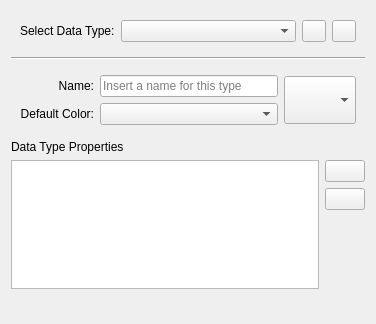
<?xml version="1.0" encoding="UTF-8"?>
<ui version="4.0">
 <class>DataTypePage</class>
 <widget class="QWidget" name="DataTypePage">
  <property name="geometry">
   <rect>
    <x>0</x>
    <y>0</y>
    <width>376</width>
    <height>324</height>
   </rect>
  </property>
  <layout class="QVBoxLayout" name="verticalLayout">
   <item>
    <widget class="QWidget" name="widget_2" native="true">
     <property name="sizePolicy">
      <sizepolicy hsizetype="Preferred" vsizetype="Fixed">
       <horstretch>0</horstretch>
       <verstretch>0</verstretch>
      </sizepolicy>
     </property>
     <layout class="QGridLayout" name="gridLayout">
      <item row="0" column="0">
       <widget class="QLabel" name="label">
        <property name="text">
         <string>Select Data Type:</string>
        </property>
       </widget>
      </item>
      <item row="0" column="1">
       <widget class="KComboBox" name="typeSelector">
        <property name="sizePolicy">
         <sizepolicy hsizetype="MinimumExpanding" vsizetype="Fixed">
          <horstretch>0</horstretch>
          <verstretch>0</verstretch>
         </sizepolicy>
        </property>
       </widget>
      </item>
      <item row="0" column="3">
       <widget class="QPushButton" name="deleteType">
        <property name="sizePolicy">
         <sizepolicy hsizetype="Minimum" vsizetype="Fixed">
          <horstretch>0</horstretch>
          <verstretch>0</verstretch>
         </sizepolicy>
        </property>
        <property name="maximumSize">
         <size>
          <width>24</width>
          <height>24</height>
         </size>
        </property>
        <property name="toolTip">
         <string>Remove selected data type.</string>
        </property>
        <property name="text">
         <string/>
        </property>
       </widget>
      </item>
      <item row="0" column="2">
       <widget class="QPushButton" name="addType">
        <property name="sizePolicy">
         <sizepolicy hsizetype="Fixed" vsizetype="Fixed">
          <horstretch>0</horstretch>
          <verstretch>0</verstretch>
         </sizepolicy>
        </property>
        <property name="maximumSize">
         <size>
          <width>24</width>
          <height>24</height>
         </size>
        </property>
        <property name="baseSize">
         <size>
          <width>0</width>
          <height>16</height>
         </size>
        </property>
        <property name="toolTip">
         <string>Add new data type.</string>
        </property>
       </widget>
      </item>
     </layout>
    </widget>
   </item>
   <item>
    <widget class="Line" name="line_2">
     <property name="orientation">
      <enum>Qt::Horizontal</enum>
     </property>
    </widget>
   </item>
   <item>
    <widget class="QWidget" name="horizontalWidget" native="true">
     <property name="minimumSize">
      <size>
       <width>0</width>
       <height>0</height>
      </size>
     </property>
     <layout class="QHBoxLayout" name="horizontalLayout">
      <item>
       <layout class="QGridLayout" name="gridLayout_3">
        <property name="sizeConstraint">
         <enum>QLayout::SetDefaultConstraint</enum>
        </property>
        <item row="2" column="1">
         <widget class="KColorCombo" name="typeDefaultColor"/>
        </item>
        <item row="1" column="1">
         <widget class="QLineEdit" name="typeName">
          <property name="placeholderText">
           <string>Insert a name for this type</string>
          </property>
         </widget>
        </item>
        <item row="1" column="0">
         <widget class="QLabel" name="nameLabel">
          <property name="layoutDirection">
           <enum>Qt::LeftToRight</enum>
          </property>
          <property name="text">
           <string>Name:</string>
          </property>
          <property name="alignment">
           <set>Qt::AlignRight|Qt::AlignTrailing|Qt::AlignVCenter</set>
          </property>
         </widget>
        </item>
        <item row="2" column="0">
         <widget class="QLabel" name="typeDefaultColorLabel">
          <property name="text">
           <string>Default Color:</string>
          </property>
          <property name="alignment">
           <set>Qt::AlignRight|Qt::AlignTrailing|Qt::AlignVCenter</set>
          </property>
         </widget>
        </item>
       </layout>
      </item>
      <item>
       <widget class="KComboBox" name="typeIcon">
        <property name="sizePolicy">
         <sizepolicy hsizetype="Fixed" vsizetype="Fixed">
          <horstretch>0</horstretch>
          <verstretch>0</verstretch>
         </sizepolicy>
        </property>
        <property name="minimumSize">
         <size>
          <width>48</width>
          <height>48</height>
         </size>
        </property>
        <property name="baseSize">
         <size>
          <width>0</width>
          <height>48</height>
         </size>
        </property>
        <property name="iconSize">
         <size>
          <width>48</width>
          <height>48</height>
         </size>
        </property>
       </widget>
      </item>
     </layout>
    </widget>
   </item>
   <item>
    <layout class="QGridLayout" name="properties">
     <item row="1" column="2">
      <layout class="QVBoxLayout" name="propertyButtons">
       <item>
        <widget class="QPushButton" name="addPropertyButton">
         <property name="text">
          <string/>
         </property>
        </widget>
       </item>
       <item>
        <widget class="QPushButton" name="removePropertyButton">
         <property name="text">
          <string/>
         </property>
        </widget>
       </item>
       <item>
        <spacer name="verticalSpacer">
         <property name="orientation">
          <enum>Qt::Vertical</enum>
         </property>
         <property name="sizeHint" stdset="0">
          <size>
           <width>20</width>
           <height>40</height>
          </size>
         </property>
        </spacer>
       </item>
      </layout>
     </item>
     <item row="1" column="0">
      <widget class="QTableView" name="propertyList"/>
     </item>
     <item row="0" column="0">
      <widget class="QLabel" name="label_2">
       <property name="text">
        <string>Data Type Properties</string>
       </property>
      </widget>
     </item>
    </layout>
   </item>
   <item>
    <widget class="QWidget" name="widget" native="true">
     <property name="sizePolicy">
      <sizepolicy hsizetype="Preferred" vsizetype="Fixed">
       <horstretch>0</horstretch>
       <verstretch>0</verstretch>
      </sizepolicy>
     </property>
     <layout class="QGridLayout" name="gridLayout_2"/>
    </widget>
   </item>
  </layout>
 </widget>
 <customwidgets>
  <customwidget>
   <class>KColorCombo</class>
   <extends>QComboBox</extends>
   <header>kcolorcombo.h</header>
  </customwidget>
  <customwidget>
   <class>KComboBox</class>
   <extends>QComboBox</extends>
   <header>kcombobox.h</header>
  </customwidget>
  <customwidget>
   <class>QPushButton</class>
   <extends>QPushButton</extends>
   <header>kpushbutton.h</header>
  </customwidget>
 </customwidgets>
 <resources/>
 <connections/>
</ui>
